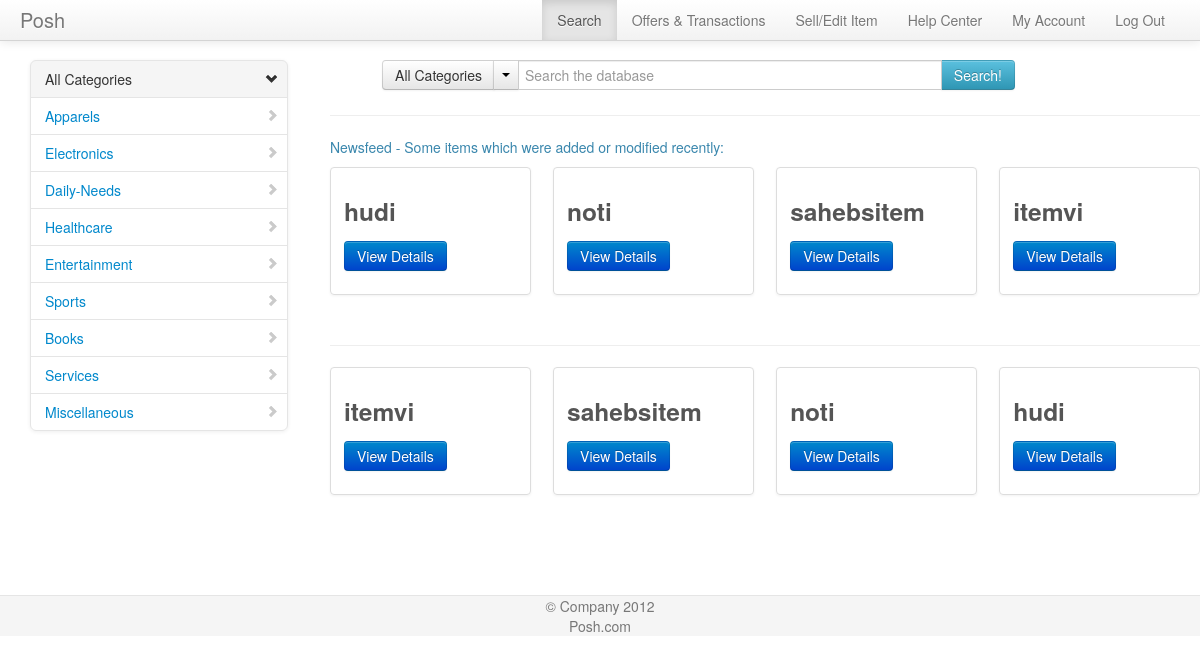
/search/searchhome.php (signed in), run on an earlier commit of the app's database.
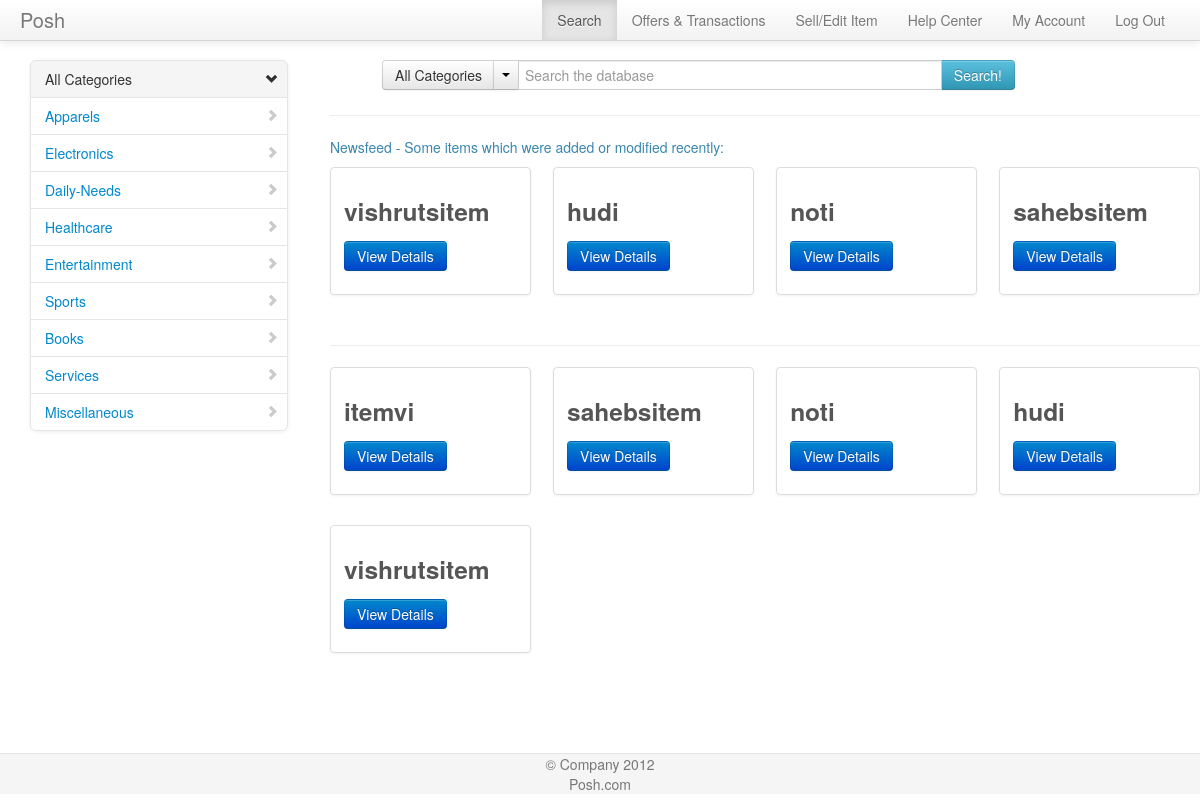
And on a later commit of the database.
### tables this page shows
CREATE TABLE IF NOT EXISTS `inventory` (
  `itemid` int(10) NOT NULL AUTO_INCREMENT,
  `owner` varchar(20) NOT NULL,
  `itemname` varchar(40) NOT NULL,
  `category` varchar(40) NOT NULL,
  `addedon` timestamp NOT NULL DEFAULT CURRENT_TIMESTAMP,
  `pricetag` int(10) NOT NULL,
  `description` varchar(500) NOT NULL,
  `condition` varchar(20) NOT NULL,
  `image` varchar(30) DEFAULT NULL,
  PRIMARY KEY (`itemid`),
  KEY `owner` (`owner`)
);

### meekrodb.2.1.class.php (called while the page is built, shortened)
<?php
class DB {
  protected static $mdb = null;
  public static function getMDB() {
    $mdb = DB::$mdb;
    if ($mdb === null) {
      $mdb = DB::$mdb = new MeekroDB();
    }
    return $mdb;
  }
  public static function query() { $args = func_get_args(); return call_user_func_array(array(DB::getMDB(), 'query'), $args); }
}
class MeekroDB {
  public $dbName = '';
  public $user = '';
  public $password = '';
  public $host = 'localhost';
  public $port = null;
  public $encoding = 'latin1';
  public $queryMode = 'queryAllRows';
  public $internal_mysql = null;
  public function __construct($host=null, $user=null, $password=null, $dbName=null, $port=null, $encoding=null) {
    if ($host === null) $host = DB::$host;
    if ($user === null) $user = DB::$user;
    if ($password === null) $password = DB::$password;
    if ($dbName === null) $dbName = DB::$dbName;
    if ($port === null) $port = DB::$port;
    if ($encoding === null) $encoding = DB::$encoding;
    $this->host = $host;
    $this->user = $user;
    $this->password = $password;
    $this->dbName = $dbName;
    $this->port = $port;
    $this->encoding = $encoding;
  }
  public function get() {
    $mysql = $this->internal_mysql;
    if ($mysql == null) {
      if (! $this->port) $this->port = ini_get('mysqli.default_port');
      $mysql = new mysqli($this->host, $this->user, $this->password, $this->dbName, $this->port);
      $mysql->set_charset($this->encoding);
      $this->internal_mysql = $mysql;
    }
    return $mysql;
  }
  protected function prependCall($function, $args, $prepend) {
    array_unshift($args, $prepend);
    return call_user_func_array($function, $args);
  }
  public function freeResult($result) {
    return $result->free();
  }
  public function parseQueryParams() {
    $args = func_get_args();
    if (count($args) < 2) return $args[0];
  }
  public function query() {
    $args = func_get_args();
    if ($this->queryMode == 'buffered' || $this->queryMode == 'unbuffered') {
      return $this->prependCall(array($this, 'queryHelper'), $args, $this->queryMode);
    } else {
      return call_user_func_array(array($this, 'queryAllRows'), $args);
    }
  }
  public function queryUnbuf() { $args = func_get_args(); return $this->prependCall(array($this, 'queryHelper'), $args, 'unbuffered'); }
  protected function queryHelper() {
    $args = func_get_args();
    $type = array_shift($args);
    $is_buffered = ($type == 'buffered');
    $is_null = ($type == 'null');
    $sql = call_user_func_array(array($this, 'parseQueryParams'), $args);
    $db = $this->get();
    $result = $db->query($sql, $is_buffered ? MYSQLI_STORE_RESULT : MYSQLI_USE_RESULT);
    return $result;
  }
  public function queryAllRows() {
    $args = func_get_args();
    $query = call_user_func_array(array($this, 'queryUnbuf'), $args);
    $result = $this->fetchAllRows($query);
    return $result;
  }
  protected function checkError() {
    return false;
  }
  public function fetchRow($result = null) {
    return $result->fetch_assoc();
  }
  public function fetchAllRows($result = null) {
    $A = array();
    while ($row = $this->fetchRow($result)) {
      $A[] = $row;
    }
    return $A;
  }
}
?>

### search/searchhome.php (the view, shortened to what the changed rows need)
<!DOCTYPE html>
<html lang="en">
  <head>
    <link href="../bootstrap/css/bootstrap.css" rel="stylesheet">
	<link href="../bootstrap/css/docs.css" rel="stylesheet">
    <link href="../bootstrap/css/bootstrap-responsive.css" rel="stylesheet">
	</head>
	<body>
		<div class="container" style="width: auto; padding: 20px 0px 0px 0px;">
			<div class="span9">
			<?php
				$tbl_name = "inventory";
				$items = DB::query("SELECT * FROM $tbl_name group by addedon DESC");
				$counter = 0;
				echo '<div class="row-fluid">';
				echo '<ul class="thumbnails">';
				foreach($items as $item){
				if($item['owner']!=$_SESSION['username']&&$counter<4){
					echo '<li class="span3">';
					echo '<div class="thumbnail">';
					echo '<div class="caption">';
					echo '<h3>'.$item['itemname'].'</h3>';
					echo '<p><a href="itemdetails.php?itemid='.$item['itemid'].'"> <button class="btn btn-primary">View Details</button></a></p> ';
					echo '</div>';
					echo '</div>';
					echo '</li>';
					$counter=$counter+1;
				}
			}
				echo '</ul>';
				echo '</div>';
			?>
			<?php
			if(!isset($_GET['query'])&&!isset($_GET['category'])){
				$tbl_name = "inventory";
				$items = DB::query("SELECT * FROM $tbl_name");
				$counter = 0;
				echo '<div class="row-fluid">';
				echo '<ul class="thumbnails">';
				foreach($items as $item){
				if($item['owner']!=$_SESSION['username']){
				if($counter!=0 && $counter%4==0){
					echo '</ul>';
					echo '</div>';
					echo '<div class="row-fluid">';
					echo '<ul class="thumbnails">';
				}
					echo '<li class="span3">';
					echo '<div class="thumbnail">';
					echo '<div class="caption">';
					echo '<h3>'.$item['itemname'].'</h3>';
					echo '<p><a href="itemdetails.php?itemid='.$item['itemid'].'"> <button class="btn btn-primary">View Details</button></a></p> ';
					echo '</div>';
					echo '</div>';
					echo '</li>';
					$counter=$counter+1;
				}
				}
				echo '</ul>';
				echo '</div>';
				echo '</div>';
			}
			?>
			</div>
  </body>
</html>

What changed in the data, as far as the page shows it:
no longer on one of the page's lists (row unchanged): inventory: itemname "itemvi"
added inventory: itemname "vishrutsitem"
